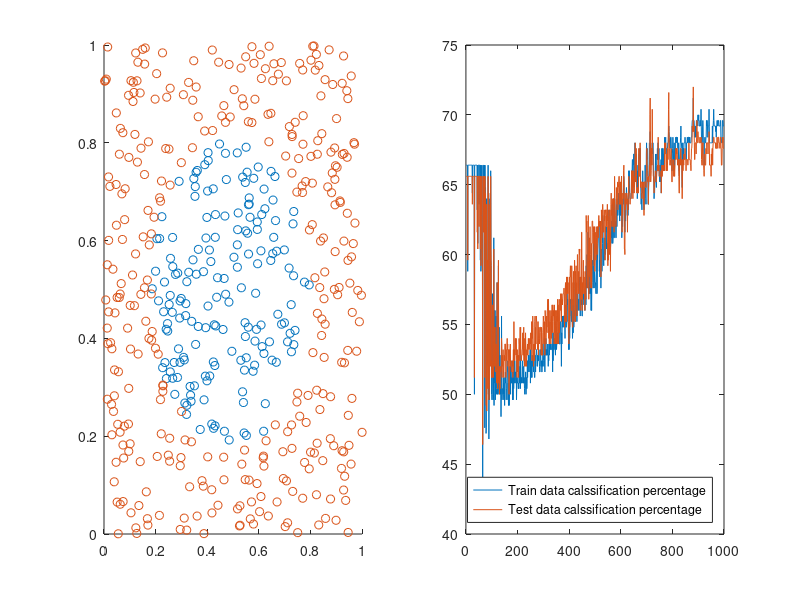

Write MATLAB code to recreate this figure.
function Circle
  % Parameters
  n_samples = 500;
  
  % create data
  x = rand(2,n_samples);
  y = zeros(size(x));
  
  labels = ((x(1,:)-0.5).^2 + (x(2,:)-0.5).^2 -0.1 > 0) + 1;
  for i=1:sum(x,2)
    y(labels(i),i) = 1;  
  end
  
  % Divide into training and test data
  x_train = x(:,1:n_samples/2);
  y_train = y(:,1:n_samples/2);
  labels_train = labels(1:n_samples/2);
  
  x_test = x(:,n_samples/2+1:n_samples);
  y_test = y(:,n_samples/2+1:n_samples);
  labels_test = labels(n_samples/2+1:n_samples);
  
  % Declare parameters and variables
  s0 = 2; % Size of the input layer
  s1 = 5; % Size of the hidden layer
  s2 = 2; % Size of the output layer
  
  % Train the network
  [w1,b1,w2,b2,train_percentages,test_percentages] = ...
    TrainTwoLayerNN(s0,s1,s2, x_train, y_train, labels_train, x_test, labels_test, 1);
  
  % Do final prediction on the test set
  final_percentage = CalcPredictionError(w1,b1,w2,b2,x_test,labels_test)*100
  
  % Plot data
  subplot(1,2,1) 
  scatter(x(1,(labels == 1)), x(2,(labels == 1)));
  hold on;
  scatter(x(1,(labels == 2)), x(2,(labels == 2)));
  
  subplot(1,2,2)
  x_vals = [1:length(train_percentages)];    
  plot(x_vals, train_percentages.*100);
  hold on;
  plot(x_vals, test_percentages.*100);
  legend('Train data calssification percentage', 'Test data calssification percentage','Location','southeast');
end

function percentage = CalcPredictionError(w1,b1,w2,b2,x,labels)
  [z1,z2,a1,a2] = feedforward(w1, b1, w2, b2, x);
  [~, predicted_labels] = max(a2);
  percentage = sum(labels == predicted_labels) / size(labels,2);
end

function [w1,b1,w2,b2,train_percentages,test_percentages] = ...
    TrainTwoLayerNN(s0,s1,s2, train_input, train_output, labels_train, test_input, labels_test, trace_error)
    
  % variables and parameters
  grad_norm = inf;
  %eta = 2;
  batch_size = 100;
  n_iterations = 1000;
  it = 0;
  train_percentages = zeros(1,n_iterations);
  test_percentages = zeros(1,n_iterations); 
  
  eta_half_life = 200;
  eta_0 = 10;
  lambda = 1;
  
  % initialize weights and biases randomly
  w1 = randn([s1,s0])./sqrt(s0); 
  b1 = randn(s1,1)./sqrt(s0);
  w2 = randn([s2,s1])./sqrt(s1);
  b2 = randn(s2,1)./sqrt(s1);
  
  % Stochastic Gradient Descent
  while (it < n_iterations)
    it = it + 1;
    
    % Calculate step width
    eta = eta_0*exp(-(log(2)/eta_half_life)*it);
    
    % Create batches 
    [input_batch, output_batch] = CreateBatch(batch_size, train_input, train_output);
    
    % Calculate derivative with backpropagation
    [w1_grad, b1_grad, w2_grad, b2_grad] = backpropagation(w1,b1,w2,b2,input_batch,output_batch, lambda);
    
    % Do one step in the direction of the derivative
    w1 = w1 - eta.*w1_grad;
    %w1 = (1-(eta*lambda)/batch_size).*w1 + eta.*w1_grad;
    b1 = b1 - eta.*b1_grad;
    w2 = w2 - eta.*w2_grad;
    %w2 = (1-(eta*lambda)/batch_size).*w2 + eta.*w2_grad;
    b2 = b2 - eta.*b2_grad;
    
    % Calculate the current error
    if (trace_error == 1)
      train_percentages(it) = CalcPredictionError(w1,b1,w2,b2,train_input,labels_train);
      test_percentages(it) = CalcPredictionError(w1,b1,w2,b2,test_input,labels_test);
    end
  end
  
  % Plot the error development 
  if (trace_error == 1)
    x = [1:n_iterations];    
    plot(x, train_percentages.*100);
    hold on;
    plot(x, test_percentages.*100);
    legend('Train data calssification percentage', 'Test data calssification percentage','Location','northwest');
  end    
end

function [w1_grad, b1_grad, w2_grad, b2_grad] = backpropagation(w1,b1,w2,b2,input_samples,output_samples, lambda)
  batch_size = size(input_samples,2);
  
  w1_grad = zeros(size(w1));
  b1_grad = zeros(size(b1));
  w2_grad = zeros(size(w2));
  b2_grad = zeros(size(b2));
  
  % 1 - Feedforward
  [z1_full,z2_full,a1_full,a2_full] = feedforward(w1, b1, w2, b2, input_samples);
  
  for i=1:batch_size
    % Fetch values of the current input sample
    x = input_samples(:,i);
    y = output_samples(:,i);  
    z1 = z1_full(:,i);
    z2 = z2_full(:,i);
    a1 = a1_full(:,i);
    a2 = a2_full(:,i);
    
    % 2 - Calculate output error
    %delta_2 = (a2-y).*activation_gradient(z2);
    delta_2 = x.*(activation(z2)-y);
    
    % 3 - Backpropagate the error
    delta_1 = (w2' * delta_2) .* activation_gradient(z1);
    
    % 4 - Update gradient
    %w1_grad = w1_grad + delta_1*x' + lambda * w1;
    w1_grad = w1_grad + delta_1*x';
    b1_grad = delta_1;
    %w2_grad = w2_grad + delta_2*a1' + lambda * w2;
    w2_grad = w2_grad + delta_2*a1';
    b2_grad = delta_2;
    
  end

  % Normalize the gradient
  w1_grad = w1_grad ./ batch_size ;
  b1_grad = b1_grad ./ batch_size;
  w2_grad = w2_grad ./ batch_size;
  b2_grad = b2_grad ./ batch_size;
  
  
end

function [z1,z2,a1,a2] = feedforward(w1, b1, w2, b2, a0)
  z1 = w1*a0 + b1;
  a1 = activation(z1);
  z2 = w2*a1 + b2;
  a2 = activation(z2);
end

function a = activation(z)
  a = ones(size(z))./(ones(size(z))+exp(-z));
  %a = tanh(z);
end

function grad = activation_gradient(z)
  grad = activation(z).*(ones(size(z))-activation(z));
  %grad = ones(size(z)) - tanh(z).^2;
end

function [input_batch, output_batch] = CreateBatch(batch_size, input, output)
  indices = randperm(size(input,2), batch_size);
  
  input_batch = input(:, indices);
  output_batch = output(:, indices);
end
